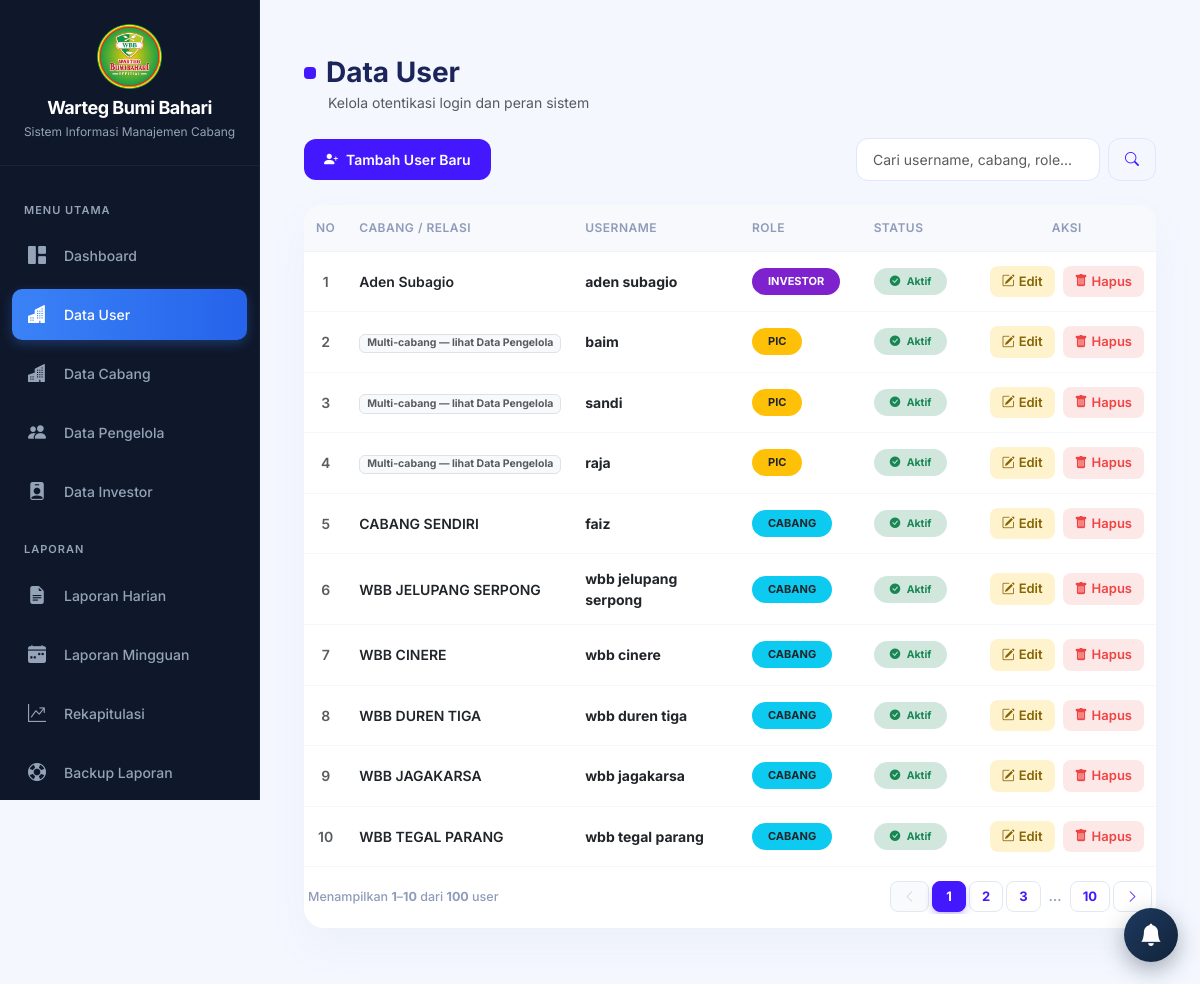
/admin_pusat/data_user.php (signed in), run on the app's committed database.
### tables this page shows
CREATE TABLE `users` (
  `id` int(11) NOT NULL AUTO_INCREMENT,
  `id_cabang` int(11) DEFAULT NULL,
  `username` varchar(50) NOT NULL,
  `password` varchar(255) NOT NULL,
  `role` enum('pusat','pic','cabang','investor') NOT NULL DEFAULT 'cabang',
  `login_attempts` int(11) DEFAULT 0,
  `lock_until` datetime DEFAULT NULL,
  `id_pengelola` int(11) DEFAULT NULL,
  `id_investor` int(11) DEFAULT NULL,
  `status` enum('aktif','nonaktif') DEFAULT 'aktif',
  `last_login_at` datetime DEFAULT NULL,
  `last_login_ip` varchar(45) DEFAULT NULL,
  `password_changed_at` datetime DEFAULT NULL,
  `totp_secret` varchar(32) DEFAULT NULL,
  `totp_enabled` tinyint(1) NOT NULL DEFAULT 0,
  `totp_backup_codes` text DEFAULT NULL,
  PRIMARY KEY (`id`),
  UNIQUE KEY `username` (`username`),
  KEY `idx_users_investor` (`id_investor`)
);

CREATE TABLE `investor` (
  `id_investor` int(11) NOT NULL AUTO_INCREMENT,
  `nama_investor` varchar(100) NOT NULL,
  `no_hp` varchar(20) DEFAULT NULL,
  `status` enum('aktif','nonaktif') DEFAULT 'aktif',
  PRIMARY KEY (`id_investor`)
);

CREATE TABLE `cabang` (
  `id_cabang` int(11) NOT NULL AUTO_INCREMENT,
  `nama_cabang` varchar(100) DEFAULT NULL,
  `alamat` text DEFAULT NULL,
  `no_telp` varchar(20) NOT NULL,
  `nama_pengelola` varchar(20) NOT NULL,
  `no_rekening_cabang` varchar(50) DEFAULT NULL,
  `atas_nama_cabang` varchar(100) DEFAULT NULL,
  `nama_bank_cabang` varchar(50) DEFAULT NULL,
  `id_investor` int(11) DEFAULT NULL,
  PRIMARY KEY (`id_cabang`),
  KEY `id_investor` (`id_investor`),
  CONSTRAINT `cabang_ibfk_1` FOREIGN KEY (`id_investor`) REFERENCES `investor` (`id_investor`) ON DELETE SET NULL
);

### config/koneksi.php (called while the page is built, shortened)
<?php
if (!function_exists('h')) {
    function h($string): string
    {
        return htmlspecialchars((string) ($string ?? ''), ENT_QUOTES, 'UTF-8');
    }
}
require_once __DIR__ . '/pagination.php';

### admin_pusat/data_user.php (the view, shortened to what this page needs)
<?php
require '../config/koneksi.php';
include 'sidebar_pusat.php';
function user_relasi_label(array $d): string {
    switch ($d['role']) {
        case 'cabang':   return !empty($d['nama_cabang']) ? h($d['nama_cabang']) : '<span class="badge bg-light text-muted border">Belum dipilih</span>';
        case 'pic':      return '<span class="badge bg-light text-muted border">Multi-cabang &mdash; lihat Data Pengelola</span>';
        case 'investor': return !empty($d['nama_investor']) ? h($d['nama_investor']) : '<span class="badge bg-light text-muted border">Belum dipilih</span>';
    }
}
function role_badge_class(string $role): string {
    switch ($role) {
        case 'pic':      return 'bg-warning text-dark';
        case 'investor': return 'bg-purple text-white';
        default:          return 'bg-info text-dark';
    }
}
$search = trim($_GET['search'] ?? '');
$where_sql = "";
$params = [];
$types = "";
$limit  = 10;
$page   = isset($_GET['page']) ? (int)$_GET['page'] : 1;
$page   = $page < 1 ? 1 : $page;
$offset = ($page - 1) * $limit;
$sql = "SELECT u.*, c.nama_cabang, i.nama_investor
        FROM users u
        LEFT JOIN cabang c ON u.id_cabang = c.id_cabang
        LEFT JOIN investor i ON u.id_investor = i.id_investor
        $where_sql
        ORDER BY u.id DESC LIMIT ? OFFSET ?";
$stmt = $conn->prepare($sql);
if ($search != '') {
    $fetch_types = $types . "ii";
    $fetch_params = array_merge($params, [$limit, $offset]);
    $stmt->bind_param($fetch_types, ...$fetch_params);
} else {
    $stmt->bind_param("ii", $limit, $offset);
}
$stmt->execute();
$user_result = $stmt->get_result();
$user_list = [];
while ($row = $user_result->fetch_assoc()) {
    $user_list[] = $row;
}
?>
<link rel="stylesheet" href="https://cdn.jsdelivr.net/npm/bootstrap-icons@1.11.3/font/bootstrap-icons.min.css">
<div class="container-fluid py-4">
    <div class="d-flex justify-content-between align-items-center mb-4">
        <div>
            <div class="d-flex align-items-center">
                <span class="title-mark"></span>
                <h3 class="fw-bold mb-0" style="color: #1b2559;">Data User</h3>
            </div>
            <span class="text-muted small ms-4">Kelola otentikasi login dan peran sistem</span>
        </div>
    </div>
    <div class="d-flex flex-column flex-sm-row justify-content-between align-items-stretch align-items-sm-center gap-3 mb-4">
        <button type="button" class="btn btn-premium d-flex align-items-center gap-2" onclick="resetForm()">
            <i class="bi bi-person-plus-fill"></i> Tambah User Baru
        </button>
        <form method="GET" class="d-flex gap-2 search-container">
            <input type="text" name="search" class="form-control form-control-premium" placeholder="Cari username, cabang, role..." value="<?= h($search)?>">
            <button type="submit" class="btn btn-premium-outline"><i class="bi bi-search"></i></button>
        </form>
    </div>
    <div class="card saas-card p-0 overflow-hidden border-0">
        <div class="table-responsive table-desktop">
            <table class="table table-saas align-middle mb-0">
                <thead>
                    <tr>
                        <th width="5%" class="text-center">No</th>
                        <th width="25%">Cabang / Relasi</th>
                        <th width="25%">Username</th>
                        <th width="15%">Role</th>
                        <th width="15%">Status</th>
                        <th width="15%" class="text-center">Aksi</th>
                    </tr>
                </thead>
                <tbody>
                    <?php if (empty($user_list)): ?>
                    <tr>
                        <td colspan="6" class="text-center py-5 text-muted fw-semibold">
                            <i class="bi bi-inbox fs-2 d-block mb-2"></i> Belum ada data user
                        </td>
                    </tr>
                    <?php else: $no = $offset + 1; foreach ($user_list as $d):
                        $user_status = strtolower($d['status'] ?? 'aktif');
                    ?>
                    <tr>
                        <td class="text-center text-muted fw-semibold"><?= $no++ ?></td>
                        <td>
                            <span class="fw-semibold text-dark"><?= user_relasi_label($d) ?></span>
                        </td>
                        <td><span class="fw-bold text-dark"><?= h($d['username']) ?></span></td>
                        <td>
                            <span class="badge <?= role_badge_class($d['role']) ?> px-3 py-2 rounded-pill text-uppercase" style="font-size: 11px;">
                                <?= h($d['role']) ?>
                            </span>
                        </td>
                        <td>
                            <?php if ($user_status === 'aktif'): ?>
                                <span class="badge bg-success-subtle text-success px-3 py-2 rounded-pill"><i class="bi bi-check-circle-fill me-1"></i> Aktif</span>
                            <?php else: ?>
                                <span class="badge bg-danger-subtle text-danger px-3 py-2 rounded-pill"><i class="bi bi-x-circle-fill me-1"></i> Non-Aktif</span>
                            <?php endif; ?>
                        </td>
                        <td class="text-center">
                            <div class="d-inline-flex gap-2 justify-content-center">
                                <button type="button" class="btn btn-action-edit" onclick='editUser(<?= json_encode($d, JSON_HEX_TAG | JSON_HEX_APOS | JSON_HEX_QUOT | JSON_HEX_AMP) ?>)'>
                                    <i class="bi bi-pencil-square me-1"></i> Edit
                                </button>
                                <form method="POST" class="d-inline" onsubmit="return confirm('Yakin menghapus user <?= h($d['username']) ?>?')">
                                    <button type="submit" name="hapus" class="btn btn-action-delete">
                                        <i class="bi bi-trash-fill me-1"></i> Hapus
                                    </button>
                                </form>
                            </div>
                        </td>
                    </tr>
                    <?php endforeach; endif; ?>
                </tbody>
            </table>
        </div>
    </div>
</div>

### admin_pusat/sidebar_pusat.php (style rules this page uses)
:root { --sidebar-bg: #0f172a; --sidebar-hover: rgba(59, 130, 246, 0.15); --sidebar-active: linear-gradient(90deg, #3b82f6 0%, #2563eb 100%); --text-muted: #94a3b8; --content-bg: #f8fafc; }
* { font-family: 'Inter', sans-serif; }
body { background: var(--content-bg); }

### admin_pusat/data_user.php (style rules this page uses)
body { background-color: #f4f7fe !important; font-family: 'Plus Jakarta Sans', sans-serif !important; }
.bg-purple { background-color: #7e22ce !important; }
.saas-card { background: #ffffff; border: none !important; border-radius: 20px !important; box-shadow: 0px 18px 40px rgba(112, 144, 176, 0.06) !important; padding: 20px; }
.title-mark { width: 12px; height: 12px; background-color: #4318ff; border-radius: 4px; display: inline-block; margin-right: 10px; }
.btn-premium { background-color: #4318ff !important; color: #ffffff !important; border: none !important; padding: 10px 20px; border-radius: 12px; font-weight: 600; font-size: 14px; transition: all 0.2s ease; }
.btn-premium-outline { background-color: #f4f7fe !important; color: #4318ff !important; border: 1px solid #e0e7ff !important; padding: 10px 16px; border-radius: 12px; font-weight: 600; font-size: 14px; }
.form-control-premium, .form-select-premium { border-radius: 12px !important; border: 1px solid #e0e7ff !important; padding: 10px 16px; color: #1b2559; font-size: 14px; background-color: #ffffff; }
.btn-action-edit { background-color: #fff3cd; color: #856404; border: none; padding: 6px 12px; border-radius: 8px; font-size: 13px; font-weight: 600; display: inline-flex; align-items: center; justify-content: center; text-decoration: none; cursor: pointer; }
.btn-action-delete { background-color: #fde8e8; color: #ef4444; border: none; padding: 6px 12px; border-radius: 8px; font-size: 13px; font-weight: 600; display: inline-flex; align-items: center; justify-content: center; cursor: pointer; }
.table-saas { margin-bottom: 0; width: 100% !important; }
.table-saas thead th { background-color: #f8f9fc !important; color: #8f9bba !important; font-weight: 600; font-size: 12px; text-transform: uppercase; letter-spacing: 0.5px; border-bottom: 1px solid #eef2f9 !important; padding: 14px 12px; }
.table-saas tbody td { padding: 14px 12px; border-bottom: 1px solid #f4f7fe !important; color: #2b3674; font-size: 14px; vertical-align: middle; }

### data on the page
users: id_investor.nama_investor "Aden Subagio", username "aden subagio", role "INVESTOR", status "aktif" (drawn)
users: shows "Multi-cabang — lihat Data Pengelola", username "baim", role "PIC", status "aktif" (drawn)
users: shows "Multi-cabang — lihat Data Pengelola", username "sandi", role "PIC", status "aktif" (drawn)
users: shows "Multi-cabang — lihat Data Pengelola", username "raja", role "PIC", status "aktif" (drawn)
users: id_cabang.nama_cabang "CABANG SENDIRI", username "faiz", role "CABANG", status "aktif" (drawn)
users: id_cabang.nama_cabang "WBB JELUPANG SERPONG", username "wbb jelupang serpong", role "CABANG", status "aktif" (drawn)
users: id_cabang.nama_cabang "WBB CINERE", username "wbb cinere", role "CABANG", status "aktif" (drawn)
users: id_cabang.nama_cabang "WBB DUREN TIGA", username "wbb duren tiga", role "CABANG", status "aktif" (drawn)
users: id_cabang.nama_cabang "WBB JAGAKARSA", username "wbb jagakarsa", role "CABANG", status "aktif" (drawn)
users: id_cabang.nama_cabang "WBB TEGAL PARANG", username "wbb tegal parang", role "CABANG", status "aktif" (drawn)

### other printed values
$info['from'] "1"
$info['to'] "10"
$info['total'] "100"
$info['label'] "user"
$totalPages "10"
